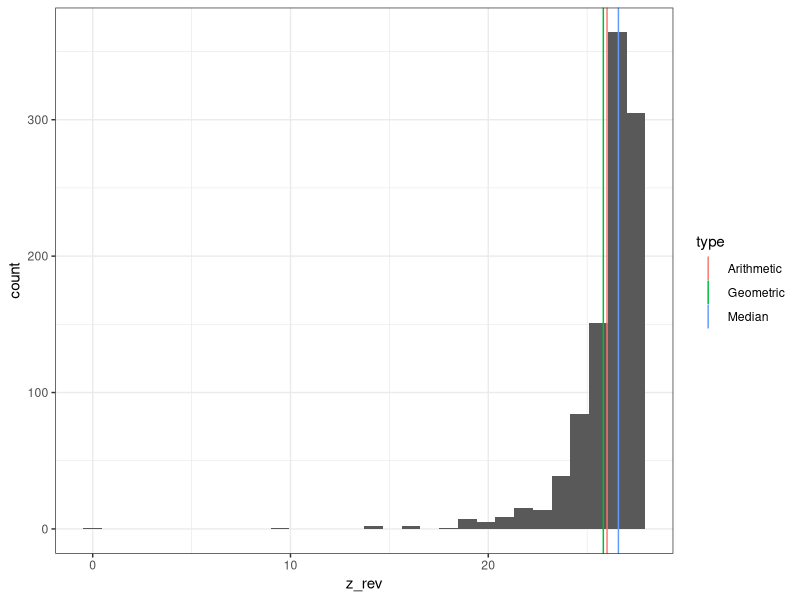

This chart was generated by the following R code:

# setup -------------------------------------------------------------------

rm(list = ls())

## load library
library(tidyverse)


# Comparing Central Tendency Measures -------------------------------------

## - create a vector `z`
z <- exp(rnorm(n = 1000,
               mean = 0,
               sd = 1))

## - arithmetic, geometric, median
mu_a <- mean(z)
mu_g <- prod(z)^(1 / length(z))
mu_m <- median(z)

## create a tibble with vector `z`
df_z <- tibble(z = z)

## draw histogram
g_hist <- df_z %>% 
  ggplot(aes(x = z)) +
  geom_histogram()

## draw a vertical line
g_hist2 <- g_hist +
  geom_vline(xintercept = mu_a,
             color = "salmon") +
  geom_vline(xintercept = mu_g,
             color = "green") +
  geom_vline(xintercept = mu_m,
             color = "steelblue") +
  theme_bw()
  

## Comparing Central Tendency Measures
## - create a vector `z`
z <- exp(rnorm(n = 1000,
               mean = 0,
               sd = 1))

z_rev <- -z + max(z) + 0.1

## - arithmetic, geometric, median
mu_a <- mean(z_rev)
mu_g <- exp(mean(log(z_rev)))
mu_m <- median(z_rev)

## create a tibble with vector `z_rev`
df_z_rev <- tibble(z_rev = z_rev)

## draw histogram
g_hist <- df_z_rev %>% 
  ggplot(aes(x = z_rev)) +
  geom_histogram()

## draw a vertical line
df_mu <- tibble(mu = c(mu_a, mu_g, mu_m),
                type = c("Arithmetic", "Geometric", "Median"))

g_hist +
  geom_vline(data = df_mu,
             aes(xintercept = mu,
                 color = type)) +
  theme_bw()


# Comparing Variation Measures --------------------------------------------

w <- rnorm(100, mean = 10, sd = 1)
head(w) # show first 10 elements in w

# w in [g] -> m in [mg]
m <- w * 1000
(sigma_w <- sqrt(sum((w - mean(w))^2) / length(w)))
(sigma_m <- sqrt(sum((m - mean(m))^2) / length(m)))

mad_w <- median(abs(w - median(w)))
mad_m <- median(abs(m - median(m)))

## cv
sigma_w / mean(w)
sigma_m / mean(m)

## MAD / median
mad_w / median(w)
mad_m / median(m)
